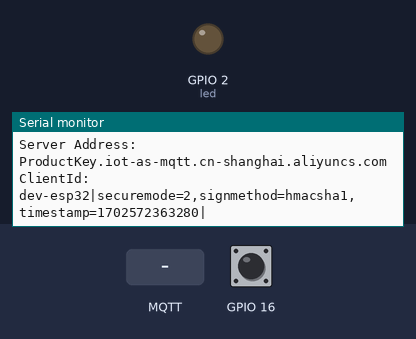
This sketch was run on a simulated ESP32. Shown: output pins drawn as LEDs (lit = HIGH), the last lines printed to the serial monitor. The test bench sets the inputs (shaded band); at power-on: GPIO 16 HIGH. WiFi joins after 1.5 s; servers stay silent unless stated; no MQTT or app messages arrive unless stated.

Above: at 3.2 s.
3.3 s: GPIO 16 pulled LOW for 0.15 s
At 5.5 s:
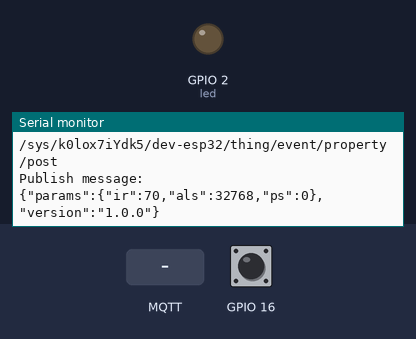
5.8 s: MQTT message "1" arrives on the first subscribed topic
At 6.5 s:
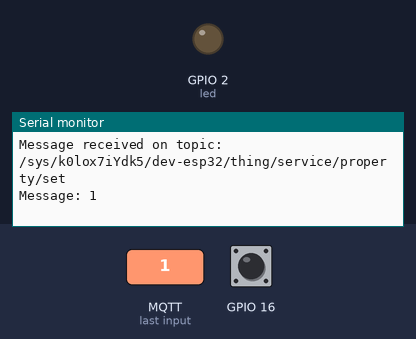
7.3 s: MQTT message "on" arrives on the first subscribed topic
At 7.7 s:
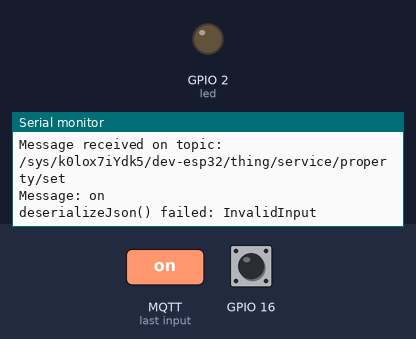
8.8 s: MQTT message "off" arrives on the first subscribed topic
At 10.0 s:
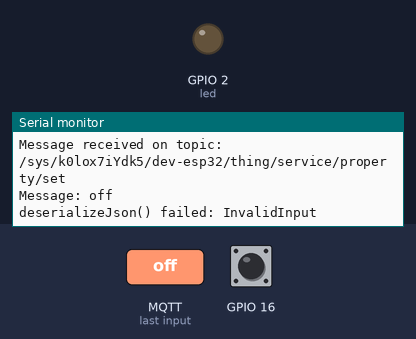

The sketch:

ESP32_aliyun.ino
```cpp
#include <WiFi.h>
#include <PubSubClient.h>
#include <Ticker.h>
#include <ArduinoJson.h>

#define led 2

volatile bool newDataAvailable = false;
char receivedData[50];
int len;
int num = 0;

// 设置wifi接入信息(请根据您的WiFi信息进行修改)
const char* ssid = "Redmi K40";
const char* password = "19832712692";
const char* mqttServer = "ProductKey.iot-as-mqtt.cn-shanghai.aliyuncs.com";  //*MQTT连接参数你的设备登陆网址*//

// 如以上MQTT服务器无法正常连接，请前往以下页面寻找解决方案
// http://www.taichi-maker.com/public-mqtt-broker/

Ticker ticker;
WiFiClient wifiClient;
PubSubClient mqttClient(wifiClient);

int count;    // Ticker计数用变量

// 串口2中断处理函数
void serial2ISR() {
  // 检查是否有可用数据从 ESP32 的串口2 接收
//  if (Serial2.available()) {
//    newDataAvailable = true;  // 设置标志位为true
//    num = num + 1;
//  }
  newDataAvailable = true;  // 设置标志位为true
  num = num + 1;
}

void setup() {
  Serial.begin(115200);

  // 初始化 ESP32 的串口2
  Serial2.begin(115200);

  //设置ESP8266工作模式为无线终端模式
  WiFi.mode(WIFI_STA);

  pinMode(led, OUTPUT); //将指定的led引脚设置为输出模式

  digitalWrite(led, LOW); // 设置LED灯的初始状态为关闭

  // 连接WiFi
  connectWifi();

  // 设置MQTT服务器和端口号
  mqttClient.setServer(mqttServer, 1883);

  // 连接MQTT服务器
  connectMQTTServer();

  // 订阅主题
  mqttClient.subscribe("/sys/k0lox7iYdk5/dev-esp32/thing/service/property/set");

  // Ticker定时对象
  ticker.attach(1, tickerCount);

  // 配置串口2的RX引脚为中断模式
  pinMode(16, INPUT_PULLUP);
  attachInterrupt(digitalPinToInterrupt(16), serial2ISR, FALLING);//中断服务例程,第一个参数为将数字引脚16转换为相应的中断号，第二个参数为当引脚状态改变时应该被调用的函数，第三个参数为Arduino常量，表示当引脚状态从高电平变为低电平时，应该触发中断

}

void loop() {
  if (mqttClient.connected()) { // 如果开发板成功连接服务器
//    // 每隔3秒钟发布一次信息
//    if (count >= 3){
//      pubMQTTmsg();
//      count = 0;
//    }
    // 保持心跳
    mqttClient.loop();

    if (newDataAvailable) {
      // 读取数据到 receivedData 数组中
      len = Serial2.readBytes(receivedData, 50);
      Serial.print("len:     ");
      Serial.println(len);
      Serial.println();
      Serial.println(num);
      Serial.println();
      processData();
      newDataAvailable = false; // 重置标志位
    }

  } else {                  // 如果开发板未能成功连接服务器
    connectMQTTServer();    // 则尝试连接服务器
  }
}

void tickerCount(){
  count++;
}

void connectMQTTServer(){
  // 根据ESP8266的MAC地址生成客户端ID（避免与其它ESP8266的客户端ID重名）
  String clientId = "dev-esp32|securemode=2,signmethod=hmacsha1,timestamp=1702572363280|";   //*这里的字符串要与自己的设备MQTT参数相同*//
  String user = "dev-esp32&k0lox7iYdk5";
  String password = "AB1A50021FEDB1B36EE751900D317EA058E204BC";

  // 连接MQTT服务器，原代码仅传clientid,通过查阅pubsubclient.cpp可发现多个connect重载
  if (mqttClient.connect(clientId.c_str(),user.c_str(),password.c_str())) {
    Serial.println("MQTT Server Connected.");
    Serial.println("Server Address: ");
    Serial.println(mqttServer);
    Serial.println("ClientId:");
    Serial.println(clientId);

    // 设置回调函数
    mqttClient.setCallback(your_callback);
  } else {
    Serial.print("MQTT Server Connect Failed. Client State:");
    Serial.println(mqttClient.state());
    delay(3000);
  }
}

// 发布信息
void pubMQTTmsg(const char* json) {
  //static int value; // 客户端发布信息用数字

  // 确保不同用户进行MQTT信息发布时，ESP8266客户端名称各不相同，
  String topicString = "/sys/k0lox7iYdk5/dev-esp32/thing/event/property/post"; // 更改自己的devicename
  char publishTopic[topicString.length() + 1];
  strcpy(publishTopic, topicString.c_str());

  // 实现ESP8266向主题发布信息
  if (mqttClient.publish(publishTopic, json)) {
    Serial.println("Publish Topic:");
    Serial.println(publishTopic);
    Serial.println("Publish message:");
    Serial.println(json);
  } else {
    Serial.println("Message Publish Failed.");
  }
}

// 订阅回调函数
void your_callback(char* topic, byte* payload, unsigned int length) {
  Serial.print("Message received on topic: ");
  Serial.println(topic);

  Serial.print("Message: ");
  for (unsigned int i = 0; i < length; i++) {
    Serial.print((char)payload[i]);
  }
  Serial.println();

  // 创建一个足够大的JsonDocument对象来存储payload中的数据
  StaticJsonDocument<200> doc;

  // 将payload转换为字符串
  String payloadStr;
  for (unsigned int i = 0; i < length; i++) {
    payloadStr += (char)payload[i];
  }

  // 解析payload
  DeserializationError error = deserializeJson(doc, payloadStr);
  if (error) {
    Serial.print("deserializeJson() failed: ");
    Serial.println(error.c_str());
    return;
  }

  // 获取led的值
  int ledStatus = doc["params"]["led"];

  // 根据led的值来控制LED灯
  if (ledStatus == 1) {
    // 打开LED灯
    digitalWrite(led, HIGH);
  } else if (ledStatus == 0) {
    // 关闭LED灯
    digitalWrite(led, LOW);
  }
}


// ESP8266连接wifi
void connectWifi(){

  WiFi.begin(ssid, password);

  //等待WiFi连接,成功连接后输出成功信息
  while (WiFi.status() != WL_CONNECTED) {
    delay(1000);
    Serial.print(".");
  }
  Serial.println("");
  Serial.println("WiFi Connected!");
  Serial.println("");
}

void processData() {
  num = 0;
  // 在这里进行数据处理，例如打印接收到的数据
  Serial.print("Received data: ");
  for (int i = 0; i < len; i++) {
    Serial.print(receivedData[i]);
  }
  Serial.println();
  uint16_t ir, als, ps;
  sscanf(receivedData, "IR: %hu, ALS: %hu, PS: %hu", &ir, &als, &ps);
  memset(receivedData, 0, sizeof(receivedData));
  // 发送信息处理代码
  char json[100];
  sprintf(json, "{\"params\":{\"ir\":%hu,\"als\":%hu,\"ps\":%hu},\"version\":\"1.0.0\"}", ir, als, ps);//使用sprintf()函数将这些值格式化为一个JSON格式的字符串，并将结果存储在json数组中
  pubMQTTmsg(json);

}
```

Measured:
- after the input at 3.3 s, the serial monitor: prints a new line after 1.0 s (image 1)
- after the input at 5.8 s, the serial monitor: prints a new line at once (image 2)
- after the input at 7.3 s, the serial monitor: prints a new line at once (image 3)
- after the input at 8.8 s, the serial monitor: prints a new line at once (image 4)
